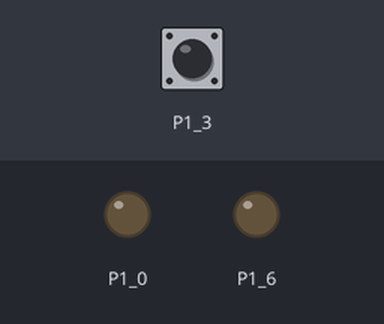
The sketch below on a simulated TI MSP430 LaunchPad. Parts: output pins drawn as LEDs (lit = HIGH). The inputs (shaded band) are chosen by the test bench; at power-on: P1_3 HIGH.

Above: at 1.2 s.
1.3 s: P1_3 pulled LOW for 0.15 s
At 2.0 s:
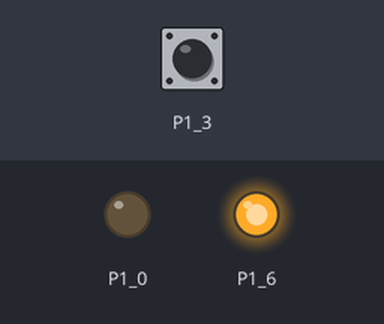
3.0 s: P1_3 pulled LOW for 1 s
At 5.2 s:
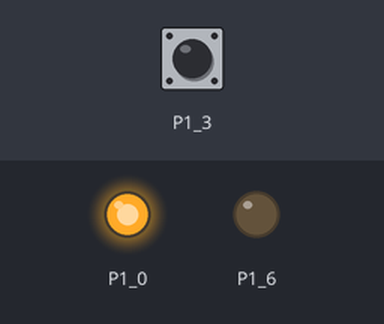
5.5 s: P1_3 pulled LOW for 3.2 s
At 6.5 s:
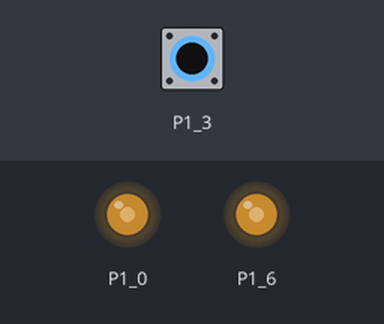
Timing chart, 0 to 10.2 s (numbered marks = the images above; inputs shaded):
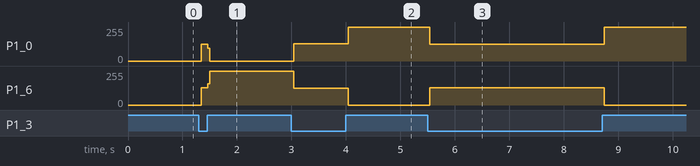

The sketch:

LED_Blink_Switch.ino
```cpp
void setup()
{
  pinMode(P1_3,INPUT_PULLUP);
  pinMode(P1_0,OUTPUT);
  pinMode(P1_6,OUTPUT);
}

void loop()
{
  int buttonValue=digitalRead(P1_3);
  int ledRedState=digitalRead(P1_0);;
  int ledGreenState=digitalRead(P1_6);;
  if(!buttonValue)
  {
    if(ledRedState)
    {
      digitalWrite(P1_6,HIGH);
      digitalWrite(P1_0,LOW);
    }
    else
    {
      digitalWrite(P1_0,HIGH);
      digitalWrite(P1_6,LOW);
    }
  }
}
```

Measured:
- after the input at 1.3 s, P1_0: 0/255 → 127/255 at once, → 0/255 0.12 s later; P1_6: 0/255 → 130/255 at once, → 255/255 0.12 s later
- after the input at 3.0 s, P1_0: 0/255 → 130/255 at once, → 255/255 1.0 s later; P1_6: 255/255 → 127/255 at once, → 0/255 1.0 s later
- after the input at 5.5 s, P1_0: 255/255 → 127/255 at once, → 255/255 3.2 s later; P1_6: 0/255 → 130/255 at once, → 0/255 3.2 s later
